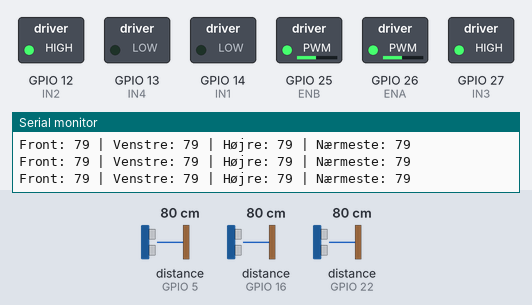
A sketch run on a simulated ESP32. Parts: switched loads named in the sketch (green lamp = pin HIGH), the last lines printed to the serial monitor. Wiring (inferred from the names in the program): 3 × ultrasonic range finder: trigger GPIO 17, echo GPIO 16 / trigger GPIO 18, echo GPIO 5 / trigger GPIO 23, echo GPIO 22. Dashed ring = blinking. The test bench sets the inputs (shaded band); at power-on: distance to the obstacle (sensors on GPIO 5, GPIO 22, GPIO 16) 80 cm. The echo pulse lasts 58.3 µs per cm; pins used as bus, display or sensor lines are not drawn.

Above: at 1.2 s.
1.3 s: distance to the obstacle (sensor on GPIO 5) set to 23 cm
2.8 s: distance to the obstacle (sensor on GPIO 5) set to 19 cm
At 3.76 s:
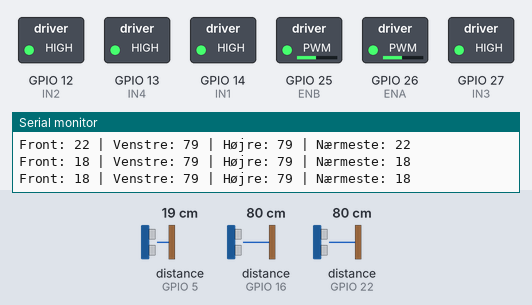
5.8 s: distance to the obstacle (sensor on GPIO 22) set to 30 cm
8.8 s: distance to the obstacle (sensor on GPIO 22) set to 24 cm
At 10.6 s:
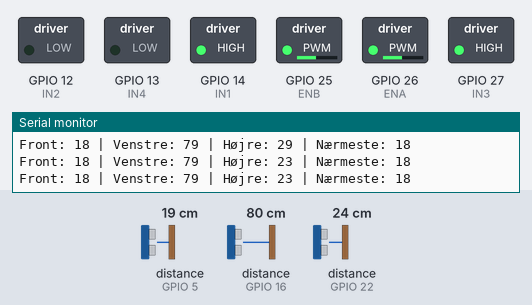
11.8 s: distance to the obstacle (sensor on GPIO 22) set to 17 cm
14.8 s: distance to the obstacle (sensor on GPIO 22) set to 13 cm
At 15.75 s:
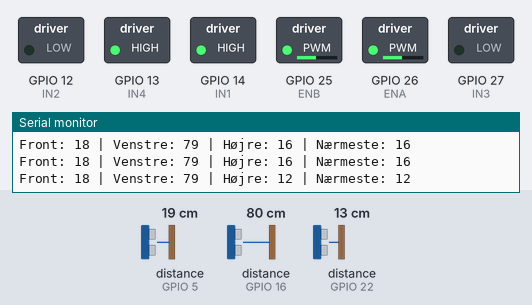
Timing chart, 0 to 18.8 s (numbered marks = the images above; inputs shaded):
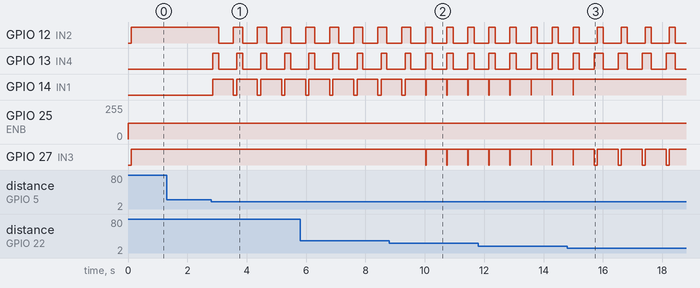

Measured:
- the behaviour switches between 21 and 20 cm on distance to the obstacle (sensor on GPIO 5) (found by bisection; images 0 and 1)
- the behaviour switches between 27 and 26 cm on distance to the obstacle (sensor on GPIO 22) (found by bisection; images 1 and 2)
- the behaviour switches between 16 and 15 cm on distance to the obstacle (sensor on GPIO 22) (found by bisection; images 2 and 3)
- after the input at 2.8 s, GPIO 12 (IN2): alternates HIGH for 0.31 s and LOW for 0.50 s, starting after 0.25 s; GPIO 13 (IN4): alternates HIGH for 0.20 s and LOW for 0.61 s, starting after 0.05 s; GPIO 14 (IN1): alternates HIGH for 0.70 s and LOW for 0.11 s, starting after 0.05 s
- after the input at 8.8 s, GPIO 27 (IN3): alternates HIGH for 0.70 s and LOW for 0.01 s, starting after 1.2 s
- after the input at 14.8 s, GPIO 14 (IN1): goes on until 15.0 s, then stays HIGH

The sketch:

selvkoerende_bil_simpel.ino
```cpp
/************* Pins *************/
const int trigPinFront = 18;
const int echoPinFront = 5;

const int trigPinLeft = 17;
const int echoPinLeft = 16;

const int trigPinRight = 23;
const int echoPinRight = 22;

const int ENA = 26;
const int IN1 = 14;
const int IN2 = 12;
const int ENB = 25;
const int IN3 = 27;
const int IN4 = 13;

/************* Parametre *************/
const int targetDistance = 20;     // ønsket afstand til væggen
const int tolerance = 5;           // tilladt variation
const int frontStopDistance = 15;  // stopafstand for forhindringer


/************* Motor kontrol *************/
int speedLeft = 120;
int speedRight = 120;

void setSpeed(int right, int left) {
  analogWrite(ENA, right);
  analogWrite(ENB, left);
}

void forward() {
  digitalWrite(IN1, LOW);
  digitalWrite(IN2, HIGH);
  digitalWrite(IN3, LOW);
  digitalWrite(IN4, HIGH);
}

void backward() {
  digitalWrite(IN1, HIGH);
  digitalWrite(IN2, LOW);
  digitalWrite(IN3, HIGH);
  digitalWrite(IN4, LOW);
}

void turnRight() {
  digitalWrite(IN1, LOW);
  digitalWrite(IN2, HIGH);
  digitalWrite(IN3, HIGH);
  digitalWrite(IN4, LOW);
}

void turnLeft() {
  digitalWrite(IN1, HIGH);
  digitalWrite(IN2, LOW);
  digitalWrite(IN3, LOW);
  digitalWrite(IN4, HIGH);
}

void stopAll() {
  digitalWrite(IN1, HIGH);
  digitalWrite(IN2, HIGH);
  digitalWrite(IN3, HIGH);
  digitalWrite(IN4, HIGH);
}

/************* Sensor funktion *************/
long readDistanceCm(int trigPin, int echoPin) {
  digitalWrite(trigPin, LOW);
  delayMicroseconds(2);
  digitalWrite(trigPin, HIGH);
  delayMicroseconds(10);
  digitalWrite(trigPin, LOW);

  long duration = pulseIn(echoPin, HIGH, 25000); // timeout 25ms
  long distance = duration * 0.034 / 2;
  return distance == 0 ? 999 : distance; // hvis intet måles
}

/************* Setup *************/
unsigned long lastSenseMs = 0;
const unsigned long senseIntervalMs = 100; // 0,1 sek
const int stopDistanceCm = 20;

int currentSensor = 0; // 0 = front, 1 = left, 2 = right
int distFront = 999, distLeft = 999, distRight = 999;

void setup() {
  Serial.begin(9600);

  pinMode(trigPinFront, OUTPUT);
  pinMode(echoPinFront, INPUT);
  pinMode(trigPinLeft, OUTPUT);
  pinMode(echoPinLeft, INPUT);
  pinMode(trigPinRight, OUTPUT);
  pinMode(echoPinRight, INPUT);

  pinMode(ENA, OUTPUT);
  pinMode(ENB, OUTPUT);
  pinMode(IN1, OUTPUT);
  pinMode(IN2, OUTPUT);
  pinMode(IN3, OUTPUT);
  pinMode(IN4, OUTPUT);
}

/************* Hovedlogik *************/
void loop() {
  // Standard: kør frem
  setSpeed(speedRight, speedLeft);


  // Skift sensor hver 100ms
  if (millis() - lastSenseMs >= senseIntervalMs) {
    lastSenseMs = millis();

    // Læs alle tre sensorer (i stedet for kun én ad gangen)
    int cmC = readDistanceCm(trigPinFront, echoPinFront);
    int cmL = readDistanceCm(trigPinLeft, echoPinLeft);
    int cmR = readDistanceCm(trigPinRight, echoPinRight);

    // Find nærmeste forhindring
    int nearest = min(cmC, min(cmL, cmR));

    Serial.print("Front: "); Serial.print(cmC);
    Serial.print(" | Venstre: "); Serial.print(cmL);
    Serial.print(" | Højre: "); Serial.print(cmR);
    Serial.print(" | Nærmeste: "); Serial.println(nearest);

    // Reaktionslogik
    if (nearest < stopDistanceCm) {
      stopAll();
      delay(200);
      backward();
      delay(500);

      /*if (cmL > cmR) {
        stopAll();
        delay(500);
        turnRight();
      } else {
        stopAll();
        delay(500);
        turnLeft();
      }
      delay(450);
      stopAll();*/
    }

    // 2) Ellers følg væg i højre side
    if (cmR < targetDistance - tolerance) {
    // For tæt på væg -> drej lidt venstre
    turnLeft();
    delay(100);   // lille korrektion
    }
    else if (cmR > targetDistance + tolerance) {
    // For langt fra væg -> drej lidt højre
    turnRight();
    delay(100);
    }
    else {
    // Indenfor tolerance -> kør lige frem
    forward();
    }
  }
}
```
